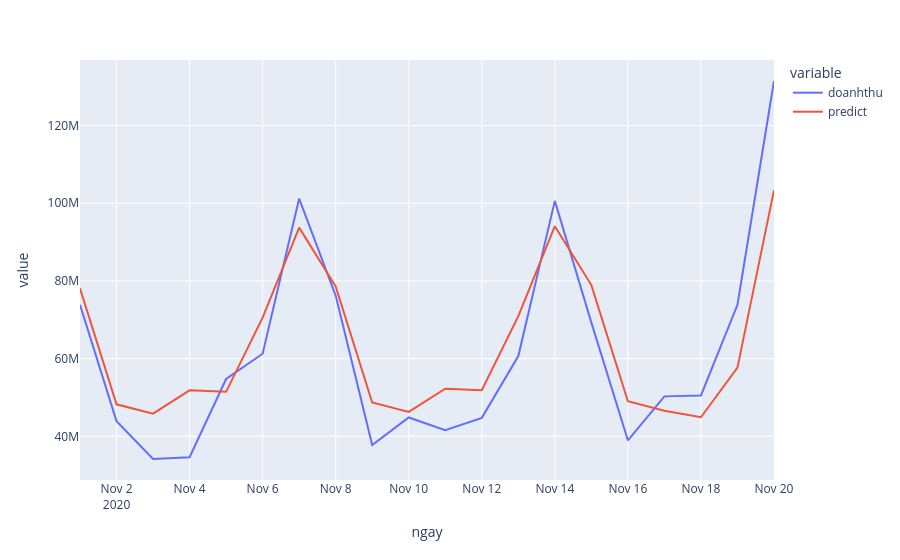

Here is the notebook cell this chart was saved with:
### Code cell
fig = px.line(backtest_11, x="ngay", y=["doanhthu","predict"])
fig.show()

### Figure 1 — Plotly figure (JSON) as saved in the notebook; plotly's stock layout.template omitted (floating-point values rounded to 4 significant figures)
{"data": [{"hovertemplate": "variable=doanhthu<br>ngay=%{x}<br>value=%{y}<extra></extra>", "legendgroup": "doanhthu", "line": {"color": "#636efa", "dash": "solid"}, "mode": "lines", "name": "doanhthu", "orientation": "v", "showlegend": true, "type": "scatter", "x": ["2020-11-01T00:00:00", "2020-11-02T00:00:00", "2020-11-03T00:00:00", "2020-11-04T00:00:00", "2020-11-05T00:00:00", "2020-11-06T00:00:00", "2020-11-07T00:00:00", "2020-11-08T00:00:00", "2020-11-09T00:00:00", "2020-11-10T00:00:00", "2020-11-11T00:00:00", "2020-11-12T00:00:00", "2020-11-13T00:00:00", "2020-11-14T00:00:00", "2020-11-15T00:00:00", "2020-11-16T00:00:00", "2020-11-17T00:00:00", "2020-11-18T00:00:00", "2020-11-19T00:00:00", "2020-11-20T00:00:00"], "xaxis": "x", "y": [73890000.0, 43901579, 34160000.0, 34627426, 54750000.0, 61251378, 101200000.0, 76227396, 37770000.0, 44850000.0, 41560487, 44750000.0, 60670932, 100608315, 69260000.0, 38969655, 50283582, 50516682, 73870000.0, 131500000.0], "yaxis": "y"}, {"hovertemplate": "variable=predict<br>ngay=%{x}<br>value=%{y}<extra></extra>", "legendgroup": "predict", "line": {"color": "#EF553B", "dash": "solid"}, "mode": "lines", "name": "predict", "orientation": "v", "showlegend": true, "type": "scatter", "x": ["2020-11-01T00:00:00", "2020-11-02T00:00:00", "2020-11-03T00:00:00", "2020-11-04T00:00:00", "2020-11-05T00:00:00", "2020-11-06T00:00:00", "2020-11-07T00:00:00", "2020-11-08T00:00:00", "2020-11-09T00:00:00", "2020-11-10T00:00:00", "2020-11-11T00:00:00", "2020-11-12T00:00:00", "2020-11-13T00:00:00", "2020-11-14T00:00:00", "2020-11-15T00:00:00", "2020-11-16T00:00:00", "2020-11-17T00:00:00", "2020-11-18T00:00:00", "2020-11-19T00:00:00", "2020-11-20T00:00:00"], "xaxis": "x", "y": [78100000.0, 48240000.0, 45840000.0, 51830000.0, 51450000.0, 70550000.0, 93730000.0, 78610000.0, 48720000.0, 46300000.0, 52270000.0, 51860000.0, 70930000.0, 94080000.0, 78930000.0, 49020000.0, 46560000.0, 44910000.0, 57680000.0, 103400000.0], "yaxis": "y"}], "layout": {"legend": {"title": {"text": "variable"}, "tracegroupgap": 0}, "margin": {"t": 60}, "xaxis": {"anchor": "y", "domain": [0, 1], "title": {"text": "ngay"}}, "yaxis": {"anchor": "x", "domain": [0, 1], "title": {"text": "value"}}}}
